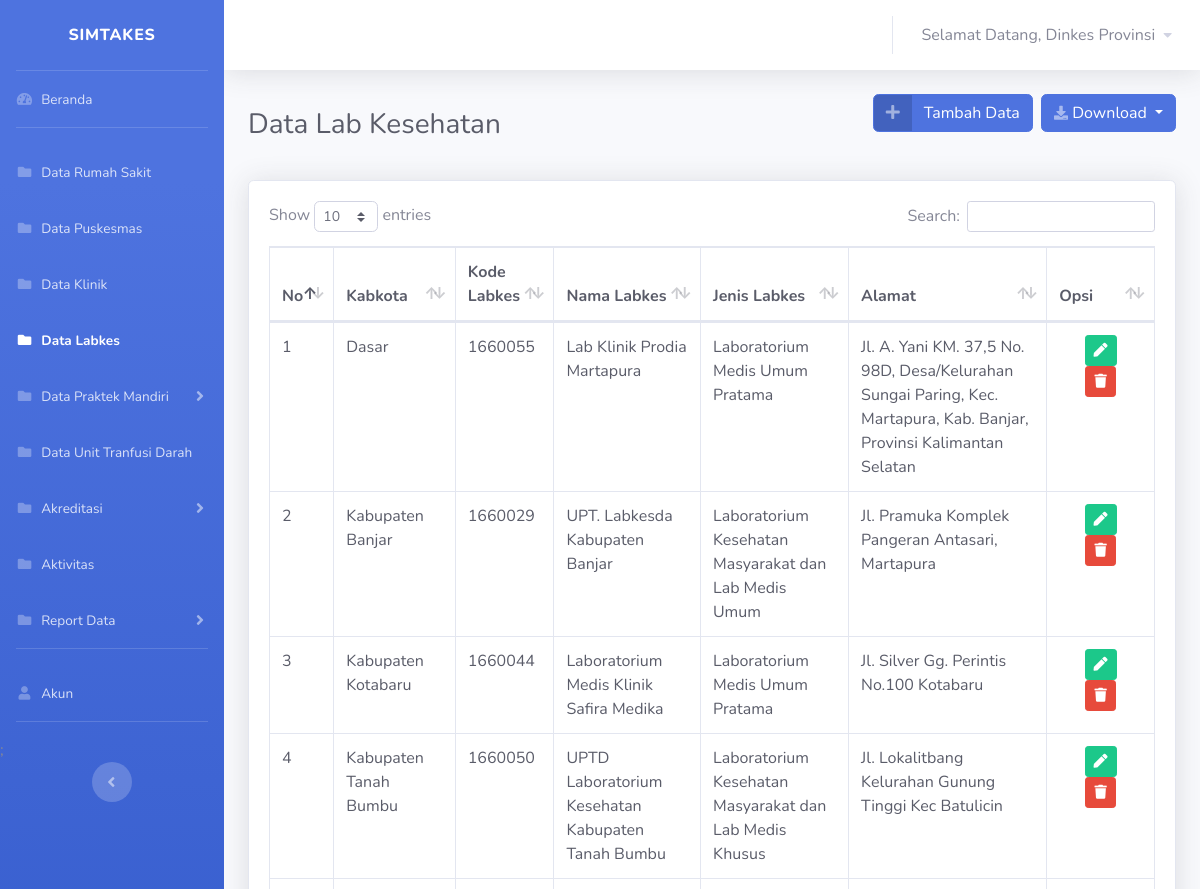
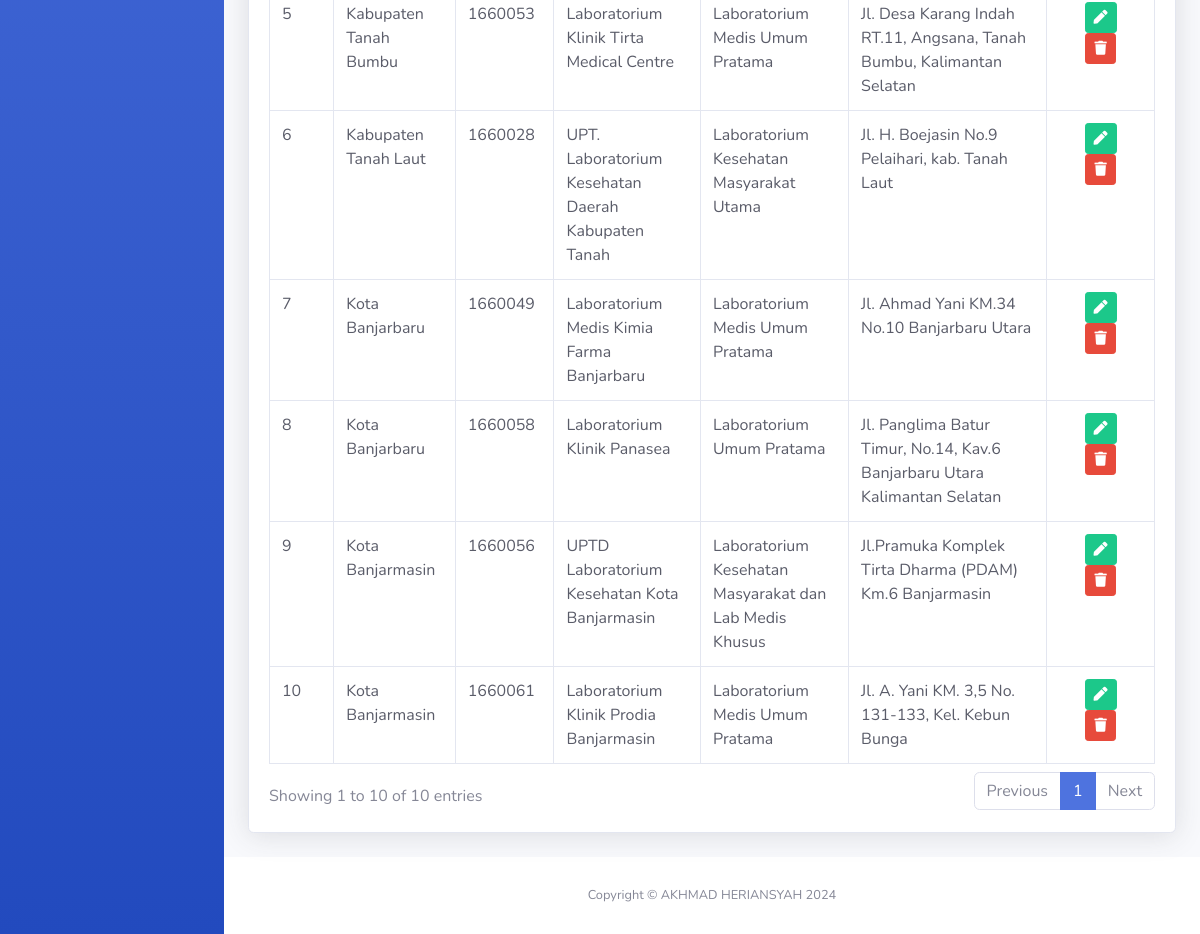
/views/dinkes/labkes/labkes.php (signed in), run on the app's committed database (2 pictures, top to bottom).
### tables this page shows
CREATE TABLE `user` (
  `id_user` int(11) NOT NULL,
  `username` varchar(30) NOT NULL,
  `nama` varchar(100) NOT NULL,
  `password` varchar(30) NOT NULL,
  `id_role` int(11) NOT NULL
);

CREATE TABLE `data_labkes` (
  `idx` int(11) NOT NULL,
  `kabkota` varchar(50) NOT NULL,
  `kodelabkes` varchar(50) NOT NULL,
  `namalabkes` varchar(50) NOT NULL,
  `jenislabkes` varchar(100) NOT NULL,
  `alamat` varchar(255) NOT NULL
);

### koneksi.php (called while the page is built, shortened)
<?php
$koneksi = mysqli_connect("localhost", "root", "", "simtakes") or die(mysqli_error($koneksi));
$username = $_SESSION['username'];
$id_role = $_SESSION['id_role'];
function query($query)
{
    global $koneksi;
    $result = mysqli_query($koneksi, $query);
    $rows = [];
    while ($row = mysqli_fetch_assoc($result)) {
        $rows[] = $row;
    }
    return $rows;
}
?>

### views/dinkes/labkes/labkes.php (the view, shortened to what this page needs)
<?php
require '../../../koneksi.php';
if ($id_role == '15') {
    $labkes = query("SELECT * FROM data_labkes WHERE kabkota = 'Kota Banjarmasin' ORDER BY namalabkes");
} elseif ($id_role == '3') {
    $labkes = query("SELECT * FROM data_labkes WHERE kabkota = 'Kabupaten Balangan' ORDER BY namalabkes");
} elseif ($id_role == '4') {
    $labkes = query("SELECT * FROM data_labkes WHERE kabkota = 'Kabupaten Banjar' ORDER BY namalabkes");
} elseif ($id_role == '5') {
    $labkes = query("SELECT * FROM data_labkes WHERE kabkota = 'Kabupaten Barito Kuala' ORDER BY namalabkes");
} elseif ($id_role == '6') {
    $labkes = query("SELECT * FROM data_labkes WHERE kabkota = 'Kabupaten Hulu Sungai Selatan' ORDER BY namalabkes");
} elseif ($id_role == '7') {
    $labkes = query("SELECT * FROM data_labkes WHERE kabkota = 'Kabupaten Hulu Sungai Tengah' ORDER BY namalabkes");
} elseif ($id_role == '8') {
    $labkes = query("SELECT * FROM data_labkes WHERE kabkota = 'Kabupaten Hulu Sungai Utara' ORDER BY namalabkes");
} elseif ($id_role == '9') {
    $labkes = query("SELECT * FROM data_labkes WHERE kabkota = 'Kabupaten Kotabaru' ORDER BY namalabkes");
} elseif ($id_role == '10') {
    $labkes = query("SELECT * FROM data_labkes WHERE kabkota = 'Kabupaten Tabalong' ORDER BY namalabkes");
} elseif ($id_role == '11') {
    $labkes = query("SELECT * FROM data_labkes WHERE kabkota = 'Kabupaten Tanah Bumbu' ORDER BY namalabkes");
} elseif ($id_role == '12') {
    $labkes = query("SELECT * FROM data_labkes WHERE kabkota = 'Kabupaten Tanah Laut' ORDER BY namalabkes");
} elseif ($id_role == '13') {
    $labkes = query("SELECT * FROM data_labkes WHERE kabkota = 'Kabupaten Tapin' ORDER BY namalabkes");
} elseif ($id_role == '14') {
    $labkes = query("SELECT * FROM data_labkes WHERE kabkota = 'Kota Banjarbaru' ORDER BY namalabkes");
} elseif ($id_role == '2') {
    $labkes = query("SELECT * FROM data_labkes ORDER BY kabkota");
} else {
    echo "<script>alert('Anda harus login ulang!');
		document.location = '../../../index.php';
		</script>";
    exit();
}
?>
<!DOCTYPE html>
<html lang="en">
<head>
    <link href="../../../vendor/fontawesome-free/css/all.min.css" rel="stylesheet" type="text/css">
    <link href="../../../css/sb-admin-2.min.css" rel="stylesheet">
    <link href="../../../vendor/datatables/dataTables.bootstrap4.min.css" rel="stylesheet">
</head>
<body id="page-top">
    <div id="wrapper">
        <?php
        require '../template/sidebar.php';
        ?>
        <div id="content-wrapper" class="d-flex flex-column">
            <div id="content">
                <nav class="navbar navbar-expand navbar-light bg-white topbar mb-4 static-top shadow">
<?php
                    require '../template/navbar.php';
                    ?>
                </nav>
                <div class="container-fluid">
                    <div class="d-sm-flex align-items-center justify-content-between mb-4">
                        <h1 class="h3 mb-0 text-gray-800">Data Lab Kesehatan</h1>
                        <div class="d-sm-flex align-items-center justify-content-between mb-4">
                            <a href="labkes-tambah.php" class="btn btn-primary btn-icon-split">
                                            <span class="icon text-white-50">
                                                <i class="fas fa-plus"></i>
                                            </span>
                                            <span class="text">Tambah Data</span>
                            </a>&nbsp;&nbsp;
                            <div class="btn-group">
                                <button type="button" class="btn btn-primary dropdown-toggle " data-toggle="dropdown" aria-haspopup="true" aria-expanded="false"><i
                                    class="fas fa-download fa-sm text-white-50"></i>
                                    Download
                                </button>
                            </div>
                        </div>
                    </div>
                        <div class="card shadow mb-4">
                            <div class="card-body">
                                <div class="table-responsive">
                                    <table class="table table-bordered text-dark" id="dataTable" width="100%" cellspacing="0">
                                        <thead>
                                            <tr>
                                            <th>No</th>
                                            <th>Kabkota</th>
                                            <th>Kode Labkes</th>
                                            <th>Nama Labkes</th>
                                            <th>Jenis Labkes</th>
                                            <th>Alamat</th>
                                            <th>Opsi</th>
                                            </tr>
                                        </thead>
                                        <tbody>
                                            <?php $no = 1; ?>
                                            <?php foreach ($labkes as $data_labkes) : ?>
                                            <tr>
                                                <td><?= $no++ ?></td>
                                                <td><?= $data_labkes['kabkota'] ?></td>
                                                <td><?= $data_labkes['kodelabkes'] ?></td>
                                                <td><?= $data_labkes['namalabkes'] ?></td>
                                                <td><?= $data_labkes['jenislabkes'] ?></td>
                                                <td><?= $data_labkes['alamat'] ?></td>
                                                <td>
                                                <div class="container text-center">
                                                    <a href="labkes-edit.php?idx=<?= $data_labkes['idx']; ?>"class="btn btn-success btn-sm"><i class="fa fa-pen"></i></a>
                                                    <a  href="hapuslabkes.php?idx=<?= $data_labkes['idx']; ?>" class="btn btn-danger btn-sm" onclick="return confirm('Apakah anda yakin ingin menghapus data Labkes <?= $data_labkes['namalabkes']; ?> ?');"><i class="fa fa-trash"></i></a></td>
                                                </div>
                                            </tr>
                                            <?php endforeach ?>
<?php
            require '../template/footer.php';
            ?>
</body>
</html>

### views/dinkes/template/navbar.php (shortened to what this page needs)
<ul class="navbar-nav ml-auto">
                        <li class="nav-item dropdown no-arrow">
                            <a class="nav-link dropdown-toggle" href="#" id="userDropdown" role="button"
                                data-toggle="dropdown" aria-haspopup="true" aria-expanded="false">
                                <span class="mr-2 d-none d-lg-inline text-gray-600">Selamat Datang,
                                <?php $index = mysqli_query($koneksi,"SELECT nama from user where username='$username' AND id_role = '$id_role'");
                                $row = mysqli_fetch_array($index);
                                if ($row && $row["nama"] == !'') {
                                echo $row['nama'];
                                }else
                                {
                                echo "no class";
                                }
                                ?>
                                </span>
                                    <i class="fas fa-caret-down fa-sm"></i>
                            </a>
                        </li>
                    </ul>

### data on the page
user: nama "Dinkes Provinsi"
data_labkes: kabkota "Dasar", kodelabkes "1660055", namalabkes "Lab Klinik Prodia Martapura", jenislabkes "Laboratorium Medis Umum Pratama", alamat "Jl. A. Yani KM. 37,5 No. 98D, Desa/Kelurahan Sungai Paring, Kec. Martapura, Kab. Banjar, Provinsi Kalimantan Selatan"
data_labkes: kabkota "Kabupaten Banjar", kodelabkes "1660029", namalabkes "UPT. Labkesda Kabupaten Banjar", jenislabkes "Laboratorium Kesehatan Masyarakat dan Lab Medis Umum", alamat "Jl. Pramuka Komplek Pangeran Antasari, Martapura"
data_labkes: kabkota "Kabupaten Kotabaru", kodelabkes "1660044", namalabkes "Laboratorium Medis Klinik Safira Medika", jenislabkes "Laboratorium Medis Umum Pratama", alamat "Jl. Silver Gg. Perintis No.100 Kotabaru"
data_labkes: kabkota "Kabupaten Tanah Bumbu", kodelabkes "1660050", namalabkes "UPTD Laboratorium Kesehatan Kabupaten Tanah Bumbu", jenislabkes "Laboratorium Kesehatan Masyarakat dan Lab Medis Khusus", alamat "Jl. Lokalitbang Kelurahan Gunung Tinggi Kec Batulicin"
data_labkes: kabkota "Kabupaten Tanah Bumbu", kodelabkes "1660053", namalabkes "Laboratorium Klinik Tirta Medical Centre", jenislabkes "Laboratorium Medis Umum Pratama", alamat "Jl. Desa Karang Indah RT.11, Angsana, Tanah Bumbu, Kalimantan Selatan"
data_labkes: kabkota "Kabupaten Tanah Laut", kodelabkes "1660028", namalabkes "UPT. Laboratorium Kesehatan Daerah Kabupaten Tanah", jenislabkes "Laboratorium Kesehatan Masyarakat Utama", alamat "Jl. H. Boejasin No.9 Pelaihari, kab. Tanah Laut"
data_labkes: kabkota "Kota Banjarbaru", kodelabkes "1660049", namalabkes "Laboratorium Medis Kimia Farma Banjarbaru", jenislabkes "Laboratorium Medis Umum Pratama", alamat "Jl. Ahmad Yani KM.34 No.10 Banjarbaru Utara"
data_labkes: kabkota "Kota Banjarbaru", kodelabkes "1660058", namalabkes "Laboratorium Klinik Panasea", jenislabkes "Laboratorium Umum Pratama", alamat "Jl. Panglima Batur Timur, No.14, Kav.6 Banjarbaru Utara Kalimantan Selatan"
data_labkes: kabkota "Kota Banjarmasin", kodelabkes "1660056", namalabkes "UPTD Laboratorium Kesehatan Kota Banjarmasin", jenislabkes "Laboratorium Kesehatan Masyarakat dan Lab Medis Khusus", alamat "Jl.Pramuka Komplek Tirta Dharma (PDAM) Km.6 Banjarmasin"
data_labkes: kabkota "Kota Banjarmasin", kodelabkes "1660061", namalabkes "Laboratorium Klinik Prodia Banjarmasin", jenislabkes "Laboratorium Medis Umum Pratama", alamat "Jl. A. Yani KM. 3,5 No. 131-133, Kel. Kebun Bunga"
